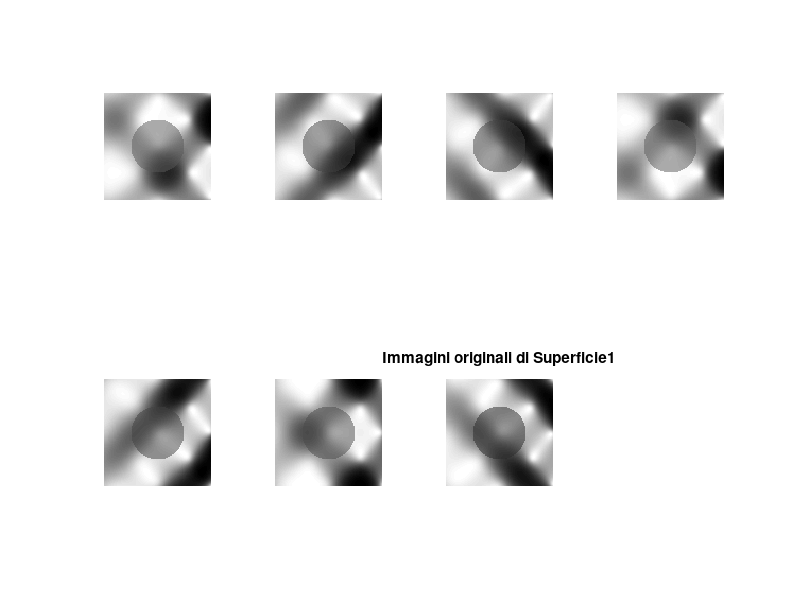

Write MATLAB code to recreate this figure. (Note: this script raises an error after producing the figure.)
% analisi_Dataset.m

% Carica il dataset 'superficie1.mat'
load superficie1.mat

% Estrai le dimensioni delle immagini nel dataset
[n, m] = size(M);
r = 101; % Numero di righe in ogni immagine
s = 101; % Numero di colonne in ogni immagine

disp(['Dimensioni di M (superficie1): ', num2str(n), ' x ', num2str(m)]);
disp(['Dimensioni dell''immagine (superficie1): ', num2str(r), ' x ', num2str(s)]);
disp(['Numero di immagini in superficie1: ', num2str(m)]);

% Visualizza le immagini nel dataset 'superficie1.mat'
figure();
for i = 1:m
    I = mat2gray(reshape(M(:, i), r, s));
    subplot(2, 4, i);
    imshow(I);
end
title('Immagini originali di Superficie1');

% Elabora o modifica i dati nel dataset 'superficie1.mat', se necessario
% Esempio: applica una semplice trasformazione lineare ai dati
M_processed = M * 2;

% Salva le modifiche apportate ai dati in un nuovo file .mat
save('superficie1_processed.mat', 'M_processed');

% Ripeti lo stesso procedimento per il dataset 'conchiglia.mat'
load conchiglia.mat

[n, m] = size(M);
r = 705; % Numero di righe in ogni immagine
s = 885; % Numero di colonne in ogni immagine

disp(['Dimensioni di M (conchiglia): ', num2str(n), ' x ', num2str(m)]);
disp(['Dimensioni dell''immagine (conchiglia): ', num2str(r), ' x ', num2str(s)]);
disp(['Numero di immagini in conchiglia: ', num2str(m)]);

figure();
for i = 1:m
    I = mat2gray(reshape(M(:, i), r, s));
    subplot(5, 4, i);
    imshow(I);
end
title('Immagini originali conchiglia');

% Elabora o modifica i dati nel dataset 'conchiglia.mat', se necessario
% Esempio: applica una semplice trasformazione lineare ai dati
M_processed = M * 2;

% Salva le modifiche apportate ai dati in un nuovo file .mat
save('conchiglia_processed.mat', 'M_processed');

% Elimina i file 'conchiglia_processed.mat' e 'superficie1_processed.mat'
delete('conchiglia_processed.mat');
delete('superficie1_processed.mat');
